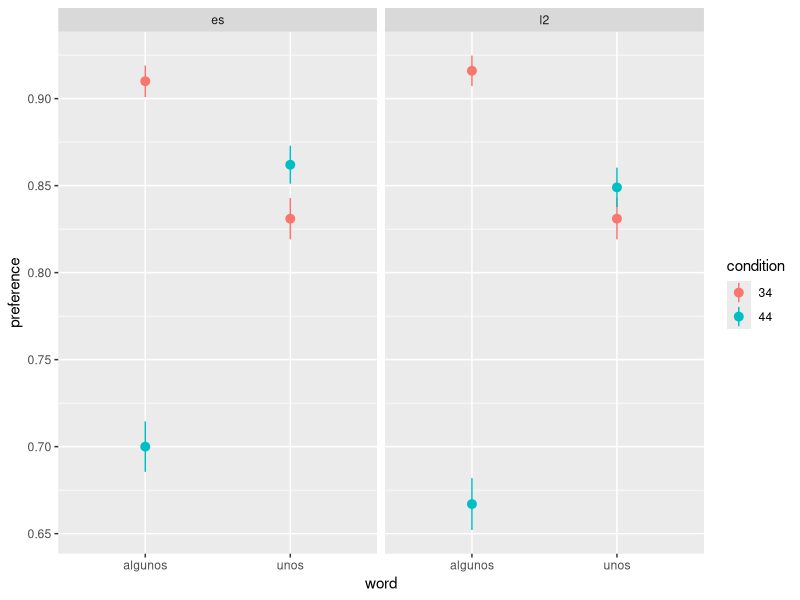

The R script that drew this image:
## ---- chunk 1

library("tidyverse")
library("glue")



gen_participant <- function(group) {
  
  out_temp <- tibble(
    id  = glue("09{sample(1000:9999, 1)}_{group}"), 
  )
  
  if (group == "es") {
    out_add <- tibble(
      algunos_44 = sample(1:10, 1, prob = c(0, 0, 0, 0, 0, 0.1, .8, .1, 0, 0)),
      algunos_34 = sample(1:10, 1, prob = c(0, 0, 0, 0, 0, 0, 0, .05, .8, .15)),
      unos_44    = sample(1:10, 1, prob = c(0, 0, 0, 0, 0, 0, 0, .4, .8, 0)),
      unos_34    = sample(1:10, 1, prob = c(0, 0, 0, 0, 0, 0, 0, .8, .4, 0))
    )
  } else {
    out_add <- tibble(
      algunos_44 = sample(1:10, 1, prob = c(0, 0, 0, 0, 0, 0.3, .7, 0, 0, 0)),
      algunos_34 = sample(1:10, 1, prob = c(0, 0, 0, 0, 0, 0, 0, 0, .8, .2)),
      unos_44    = sample(1:10, 1, prob = c(0, 0, 0, 0, 0, 0, 0, .6, .4, 0)),
      unos_34    = sample(1:10, 1, prob = c(0, 0, 0, 0, 0, 0, 0, .8, .4, 0))
    )
  }

  out <- bind_cols(out_temp, out_add)
  return(out)
}

gen_data <- function(n, group) {
  set.seed(20230428)
  out <- replicate(n, gen_participant(group = group), simplify = T) %>% 
  t() %>% 
  as.data.frame() %>% 
  lapply(., unlist) %>% 
  as_tibble()
  return(out)
}

dat <- bind_rows(
    gen_data(n = 100, group = "es"), 
    gen_data(n = 100, group = "l2")
  ) %>% 
  pivot_longer(
    cols = -id, 
    names_to = c("word", "condition"), 
    names_sep = "_", 
    values_to = "count") %>% 
  mutate(n = 10) %>% 
  mutate(preference = map2(count, n, 
    ~ c(rep(1, .x), 
        rep(0, .y - .x)))) %>% 
  unnest(cols = c(preference)) %>% 
  select(-count, -n) %>% 
  group_by(id, word, condition) %>% 
  mutate(item = glue::glue("item_{seq_along(id)}")) %>% 
  ungroup() %>% 
  write_csv("preference_data.csv")

## ---- chunk 2
tidy_dat <- dat %>% 
  separate(id, into = c("id", "group"), sep = "_") 

tidy_dat %>% 
  ggplot() + 
  aes(x = word, y = preference, color = condition) + 
  facet_grid(. ~ group) + 
  stat_summary(fun.data = mean_se, geom = "pointrange")
